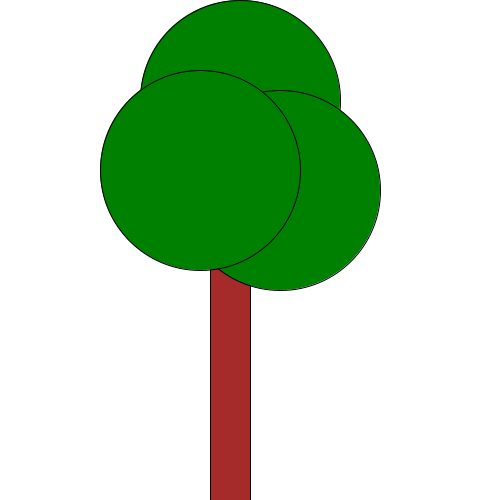
Frame 1 (no input)
Frame 60 (the mouse pressed at the canvas centre just before this capture): identical to frame 1, image omitted
Frame 120 (the mouse held since frame 60 and released just before this capture): identical to frame 1, image omitted

The Processing sketch that drew this single still picture (run headless with seeded random() and noise(); from frame 60 on, the mouse is pressed at the canvas centre):

// Processing sketch: Opdracht_9_9
// ── Opdracht_9_9.pde
void setup() {
  size(500,500);
  background(255);
  tekenBoom(210,100,40,400, 240,100,200,200);
}

void draw() {
}

void tekenBoom(int x1, int y1, int w1, int h1, int x2, int y2, int w2, int h2) {
  fill(165, 42, 42);
  rect(x1, y1, w1, h1);
  
  fill(0,128,0);
  ellipse(x2, y2, w2, h2);
  ellipse(x2 + 40, y2 + 90, w2, h2);
  ellipse(x2 - 40, y2 + 70, w2, h2);
}
